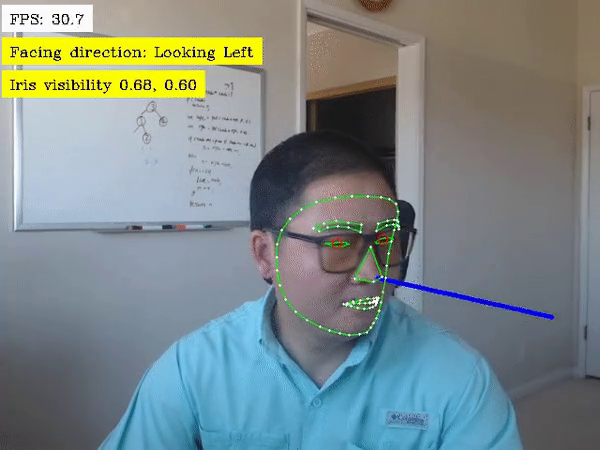
#> input picture frame 33 of md/ezgif.com-gif-maker.mp4, 600 x 450 px, given in place of Girl.mp4, which was not available
$ python utils.py
#> lines starting #> are read from the running program, lines starting #| are printed output that depends on the picture; after the words box and inside, x2 and y2 are one past the last pixel; in counts of white or black regions, pixels touching at a corner belong together; pictures that were not available may be replaced by others from this repository, and a replacement may not be noted
'''

Author: Asadullah Dal
Youtube Channel: https://www.youtube.com/c/aiphile

'''

import cv2 as cv
import numpy as np

# colors
# values =(blue, green, red) opencv accepts BGR values not RGB
BLACK = (0,0,0)
WHITE = (255,255,255)
BLUE = (255,0,0)
RED = (0,0,255)
CYAN = (255,255,0)
YELLOW =(0,255,255)
MAGENTA = (255,0,255)
GRAY = (128,128,128)
GREEN = (0,255,0)
PURPLE = (128,0,128)
ORANGE = (0,165,255)
PINK = (147,20,255)
points_list =[(200, 300), (150, 150), (400, 200)]
def drawColor(img, colors):
    x, y = 0,10
    w, h = 20, 30

    for color in colors:
        x += w+5
        # y += 10
        cv.rectangle(img, (x-6, y-5 ), (x+w+5, y+h+5), (10, 50, 10), -1)
        cv.rectangle(img, (x, y ), (x+w, y+h), color, -1)

def colorBackgroundText(img, text, font, fontScale, textPos, textThickness=1,textColor=(0,255,0), bgColor=(0,0,0), pad_x=3, pad_y=3):
    """
    Draws text with background, with  control transparency
    @param img:(mat) which you want to draw text
    @param text: (string) text you want draw
    @param font: fonts face, like FONT_HERSHEY_COMPLEX, FONT_HERSHEY_PLAIN etc.
    @param fontScale: (double) the size of text, how big it should be.
    @param textPos: tuple(x,y) position where you want to draw text
    @param textThickness:(int) fonts weight, how bold it should be
    @param textPos: tuple(x,y) position where you want to draw text
    @param textThickness:(int) fonts weight, how bold it should be.
    @param textColor: tuple(BGR), values -->0 to 255 each
    @param bgColor: tuple(BGR), values -->0 to 255 each
    @param pad_x: int(pixels)  padding of in x direction
    @param pad_y: int(pixels) 1 to 1.0 (), controls transparency of  text background
    @return: img(mat) with draw with background
    """
    (t_w, t_h), _= cv.getTextSize(text, font, fontScale, textThickness) # getting the text size
    x, y = textPos
    cv.rectangle(img, (x-pad_x, y+ pad_y), (x+t_w+pad_x, y-t_h-pad_y), bgColor,-1) # draw rectangle
    cv.putText(img,text, textPos,font, fontScale, textColor,textThickness ) # draw in text

    return img

def textWithBackground(img, text, font, fontScale, textPos, textThickness=1,textColor=(0,255,0), bgColor=(0,0,0), pad_x=3, pad_y=3, bgOpacity=0.5):
    """
    Draws text with background, with  control transparency
    @param img:(mat) which you want to draw text
    @param text: (string) text you want draw
    @param font: fonts face, like FONT_HERSHEY_COMPLEX, FONT_HERSHEY_PLAIN etc.
    @param fontScale: (double) the size of text, how big it should be.
    @param textPos: tuple(x,y) position where you want to draw text
    @param textThickness:(int) fonts weight, how bold it should be
    @param textPos: tuple(x,y) position where you want to draw text
    @param textThickness:(int) fonts weight, how bold it should be.
    @param textColor: tuple(BGR), values -->0 to 255 each
    @param bgColor: tuple(BGR), values -->0 to 255 each
    @param pad_x: int(pixels)  padding of in x direction
    @param pad_y: int(pixels) 1 to 1.0 (), controls transparency of  text background
    @return: img(mat) with draw with background
    """
    (t_w, t_h), _= cv.getTextSize(text, font, fontScale, textThickness) # getting the text size
    x, y = textPos
    overlay = img.copy() # coping the image
    cv.rectangle(overlay, (x-pad_x, y+ pad_y), (x+t_w+pad_x, y-t_h-pad_y), bgColor,-1) # draw rectangle
    new_img = cv.addWeighted(overlay, bgOpacity, img, 1 - bgOpacity, 0) # overlaying the rectangle on the image.
    cv.putText(new_img,text, textPos,font, fontScale, textColor,textThickness ) # draw in text
    img = new_img

    return img


def textBlurBackground(img, text, font, fontScale, textPos, textThickness=1,textColor=(0,255,0),kneral=(33,33) , pad_x=3, pad_y=3):
    """
    Draw text with background blured,  control the blur value, with kernal(odd, odd)
    @param img:(mat) which you want to draw text
    @param text: (string) text you want draw
    @param font: fonts face, like FONT_HERSHEY_COMPLEX, FONT_HERSHEY_PLAIN etc.
    @param fontScale: (double) the size of text, how big it should be.
    @param textPos: tuple(x,y) position where you want to draw text
    @param textThickness:(int) fonts weight, how bold it should be.
    @param textColor: tuple(BGR), values -->0 to 255 each
    @param kneral: tuple(3,3) int as odd number:  higher the value, more blurry background would be
    @param pad_x: int(pixels)  padding of in x direction
    @param pad_y: int(pixels)  padding of in y direction
    @return: img mat, with text drawn, with background blured

    call the function:
     img =textBlurBackground(img, 'Blured Background Text', cv2.FONT_HERSHEY_COMPLEX, 0.9, (20, 60),2, (0,255, 0), (49,49), 13, 13 )
    """

    (t_w, t_h), _= cv.getTextSize(text, font, fontScale, textThickness) # getting the text size
    x, y = textPos
    blur_roi = img[y-pad_y-t_h: y+pad_y, x-pad_x:x+t_w+pad_x] # croping Text Background
    img[y-pad_y-t_h: y+pad_y, x-pad_x:x+t_w+pad_x]=cv.blur(blur_roi, kneral)  # merging the blured background to img
    cv.putText(img,text, textPos,font, fontScale, textColor,textThickness )
    # cv2.imshow('blur roi', blur_roi)
    # cv2.imshow('blured', img)

    return img

def fillPolyTrans(img, points, color, opacity):
    """
    @param img: (mat) input image, where shape is drawn.
    @param points: list [tuples(int, int) these are the points custom shape,FillPoly
    @param color: (tuples (int, int, int)
    @param opacity:  it is transparency of image.
    @return: img(mat) image with rectangle draw.

    """
    list_to_np_array = np.array(points, dtype=np.int32)
    overlay = img.copy()  # coping the image
    cv.fillPoly(overlay,[list_to_np_array], color )
    new_img = cv.addWeighted(overlay, opacity, img, 1 - opacity, 0)
    # print(points_list)
    img = new_img
    cv.polylines(img, [list_to_np_array], True, color,1, cv.LINE_AA)
    return img

# [4 lines of commented-out code are left out]

def rectTrans(img, pt1, pt2, color, thickness, opacity):
    """

    @param img: (mat) input image, where shape is drawn.
    @param pt1: tuple(int,int) it specifies the starting point(x,y) os rectangle
    @param pt2: tuple(int,int)  it nothing but width and height of rectangle
    @param color: (tuples (int, int, int), it tuples of BGR values
    @param thickness: it thickness of board line rectangle, if (-1) passed then rectangle will be fulled with color.
    @param opacity:  it is transparency of image.
    @return:
    """
    overlay = img.copy()
    cv.rectangle(overlay, pt1, pt2, color, thickness)
    new_img = cv.addWeighted(overlay, opacity, img, 1 - opacity, 0) # overlaying the rectangle on the image.
    img = new_img

    return img

def main():
    cap = cv.VideoCapture('Girl.mp4')
    counter =0
    while True:
        success, img = cap.read()
#> img is the input picture: shape (450, 600, 3); mean B, G, R 135.4, 137.2, 124.8
        # img = np.zeros((1000,1000, 3), dtype=np.uint8)
        img=rectTrans(img, pt1=(30, 320), pt2=(160, 260), color=(0,255,255),thickness=-1, opacity=0.6)
#> in rectTrans, `cv.rectangle(overlay, pt1, pt2, color, thickness)`: overlay: shape (450, 600, 3); 2.96% of pixels changed, all inside (x1, y1, x2, y2) = (30, 260, 161, 321)
        img =fillPolyTrans(img=img, points=points_list, color=(0,255,0), opacity=.5)
#> in fillPolyTrans, `cv.fillPoly(overlay,[list_to_np_array], color )`:
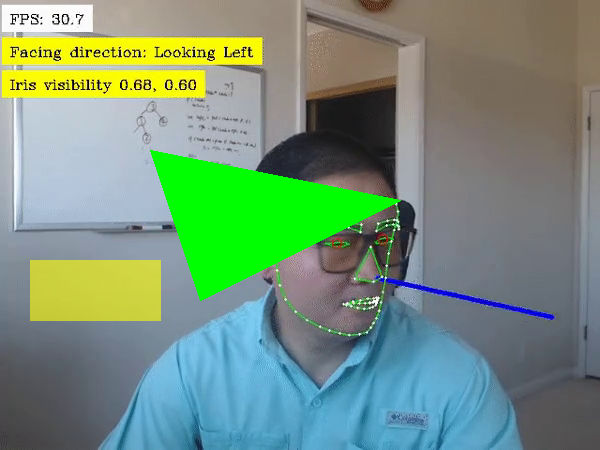
#> overlay: shape (450, 600, 3); mean B, G, R 122.9, 146.9, 118.3
#> in fillPolyTrans, `cv.polylines(img, [list_to_np_array], True, color,1, cv.LINE_AA)`:
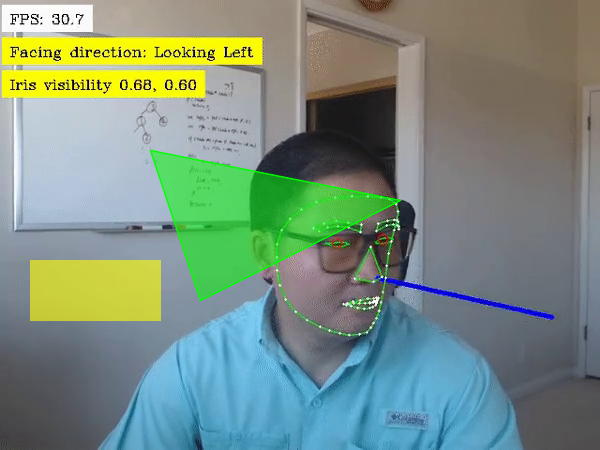
#> img: shape (450, 600, 3); mean B, G, R 127.5, 143.2, 122.4
        drawColor(img, [BLACK,WHITE ,BLUE,RED,CYAN,YELLOW,MAGENTA,GRAY ,GREEN,PURPLE,ORANGE,PINK])
#> the loop in drawColor, `for color in colors:` made 12 passes
#> (color, x) on passes 1 to 12: ((0, 0, 0), 25), ((255, 255, 255), 50), ((255, 0, 0), 75), ((0, 0, 255), 100), ((255, 255, 0), 125), ((0, 255, 255), 150), ((255, 0, 255), 175), ((128, 128, 128), 200), ((0, 255, 0), 225), ((128, 0, 128), 250), ((0, 165, 255), 275), ((147, 20, 255), 300)
#> after the loop in drawColor, `for color in colors:`:
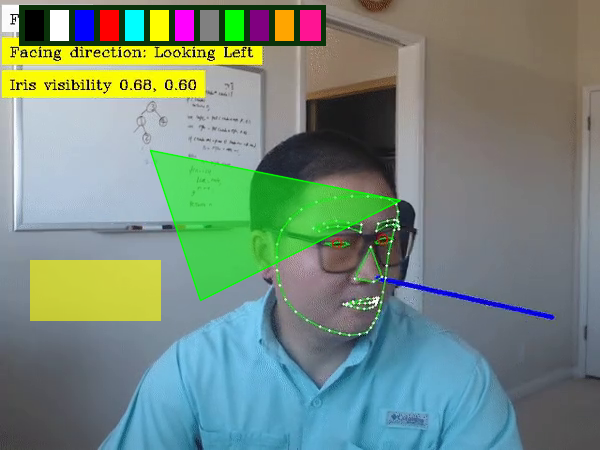
#> img: shape (450, 600, 3); 4.64% of pixels changed, all inside (x1, y1, x2, y2) = (19, 5, 326, 46)
#> after the loop in drawColor, `for color in colors:`: x = 300
        textBlurBackground(img, 'Blured Background Text', cv.FONT_HERSHEY_COMPLEX, 0.8, (60, 140),2, YELLOW, (71,71), 13, 13)
#> in textBlurBackground, `(t_w, t_h), _= cv.getTextSize(text, font, fontScale, textThickness)`: t_w = 338; t_h = 18
#> in textBlurBackground, `img[y-pad_y-t_h: y+pad_y, x-pad_x:x+t_w+pad_x]=cv.blur(blur_roi, kneral)`: img: shape (450, 600, 3); 5.91% of pixels changed, all inside (x1, y1, x2, y2) = (47, 109, 411, 153)
#> in textBlurBackground, `cv.putText(img,text, textPos,font, fontScale, textColor,textThickness )`:
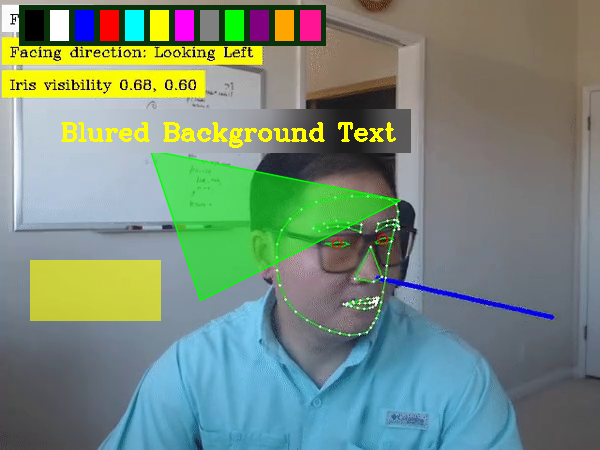
#> img: shape (450, 600, 3); mean B, G, R 123.2, 140, 119.1
        img=textWithBackground(img, 'Colored Background Texts', cv.FONT_HERSHEY_SIMPLEX, 0.8, (60,80), textThickness=2, bgColor=GREEN, textColor=BLACK, bgOpacity=0.7, pad_x=6, pad_y=6)
#> in textWithBackground, `(t_w, t_h), _= cv.getTextSize(text, font, fontScale, textThickness)`: t_w = 332; t_h = 18
#> in textWithBackground, `cv.rectangle(overlay, (x-pad_x, y+ pad_y), (x+t_w+pad_x, y-t_h-pad_y),..`:
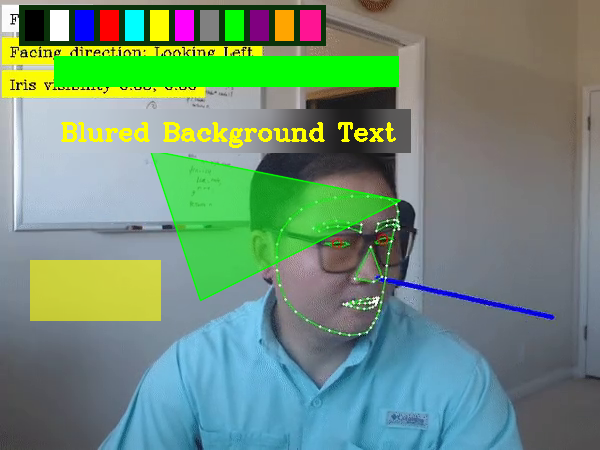
#> overlay: shape (450, 600, 3); 3.96% of pixels changed, all inside (x1, y1, x2, y2) = (54, 56, 399, 87)
#> in textWithBackground, `cv.putText(new_img,text, textPos,font, fontScale, textColor,textThickn..`:
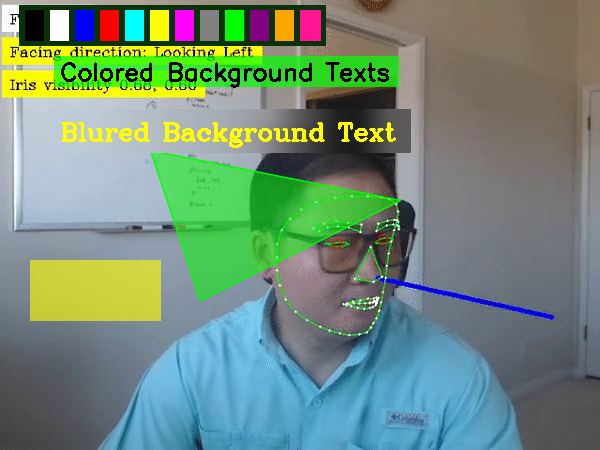
#> new_img: shape (450, 600, 3); mean B, G, R 120.6, 140.3, 113.6
        imgGray = cv.cvtColor(img, cv.COLOR_BGR2GRAY)
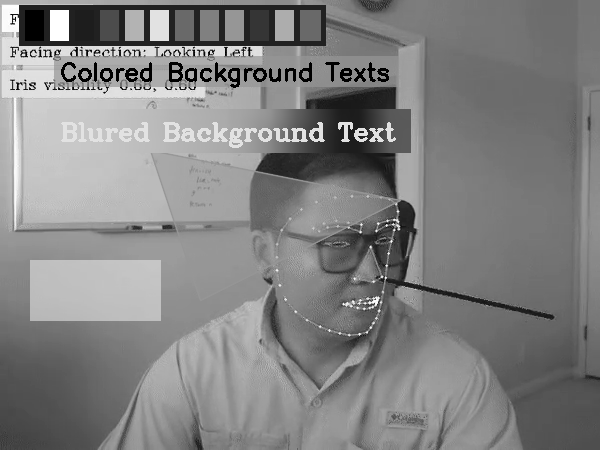
#> imgGray: shape (450, 600); min 0, max 255, mean 130
        # cv2.imwrite('color_image.png', img)
        counter +=1
        cv.imshow('img', img)
        cv.imwrite(f'image/image_{counter}.png', img)
        if cv.waitKey(1) ==ord('q'):
#> (key q is pressed here)
            break

if __name__ == "__main__":
    main()

$ run again, starting later in the video
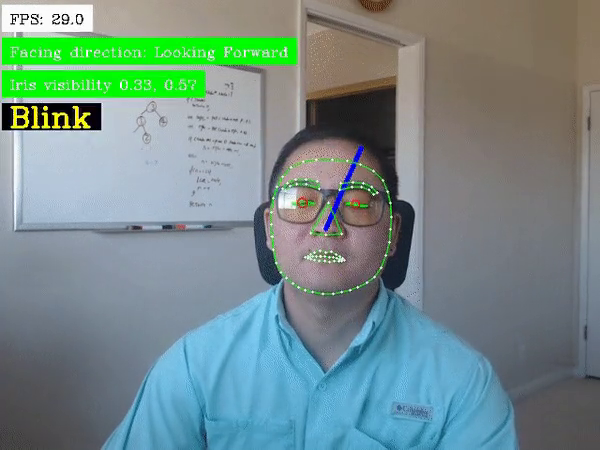
#> input picture frame 148 of md/ezgif.com-gif-maker.mp4, 600 x 450 px, given in place of Girl.mp4, which was not available
#> in main, img is the input picture: shape (450, 600, 3); mean B, G, R 136.9, 140.6, 116.3
#> the loop in drawColor, `for color in colors:` made 12 passes
#> (color, x) on passes 1 to 8: ((0, 0, 0), 25), ((255, 255, 255), 50), ((255, 0, 0), 75), ((0, 0, 255), 100), ((255, 255, 0), 125), ((0, 255, 255), 150), ((255, 0, 255), 175), ((128, 128, 128), 200)
#> after the loop in drawColor, `for color in colors:`:
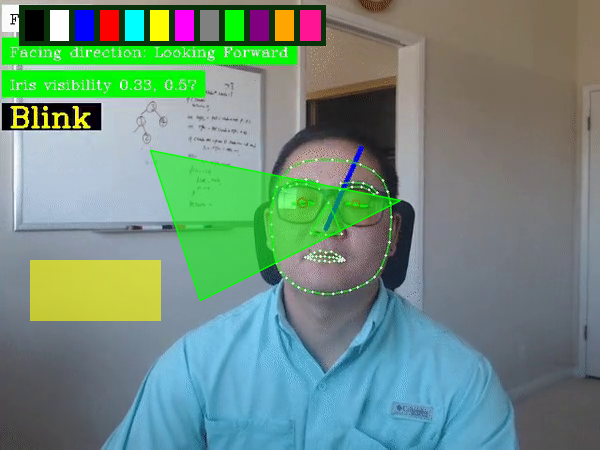
#> img: shape (450, 600, 3); mean B, G, R 126.2, 141.9, 111.2
#> after the loop in drawColor, `for color in colors:`: x = 300
#> in textBlurBackground, `(t_w, t_h), _= cv.getTextSize(text, font, fontScale, textThickness)`: t_w = 338; t_h = 18
#> in textWithBackground, `(t_w, t_h), _= cv.getTextSize(text, font, fontScale, textThickness)`: t_w = 332; t_h = 18
#> in main, `imgGray = cv.cvtColor(img, cv.COLOR_BGR2GRAY)`:
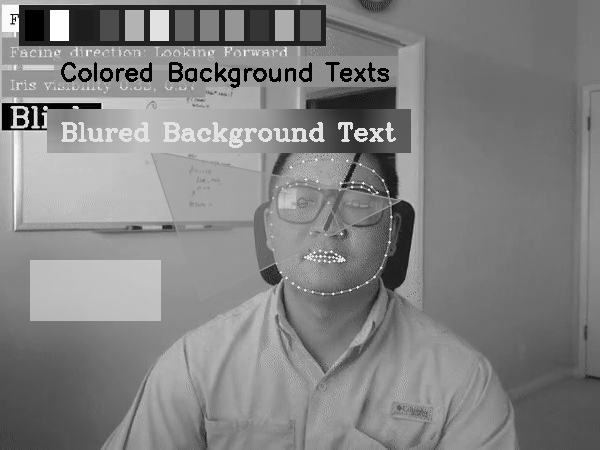
#> imgGray: shape (450, 600); min 0, max 255, mean 130.5

$ run again, starting later in the video
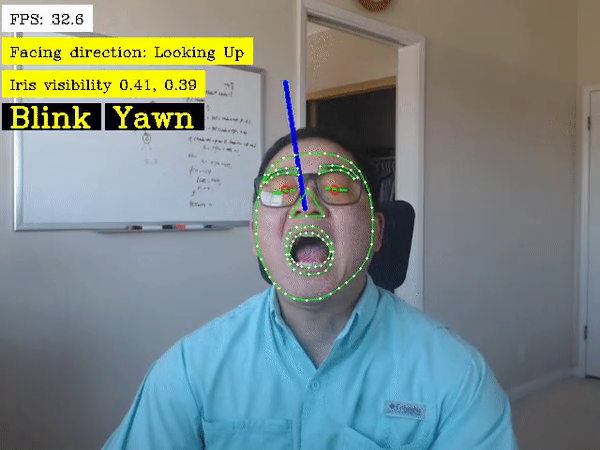
#> input picture frame 264 of md/ezgif.com-gif-maker.mp4, 600 x 450 px, given in place of Girl.mp4, which was not available
#> in main, img is the input picture: shape (450, 600, 3); mean B, G, R 133, 136, 122.5
#> the loop in drawColor, `for color in colors:` made 12 passes
#> (color, x) on passes 1 to 8: ((0, 0, 0), 25), ((255, 255, 255), 50), ((255, 0, 0), 75), ((0, 0, 255), 100), ((255, 255, 0), 125), ((0, 255, 255), 150), ((255, 0, 255), 175), ((128, 128, 128), 200)
#> after the loop in drawColor, `for color in colors:`:
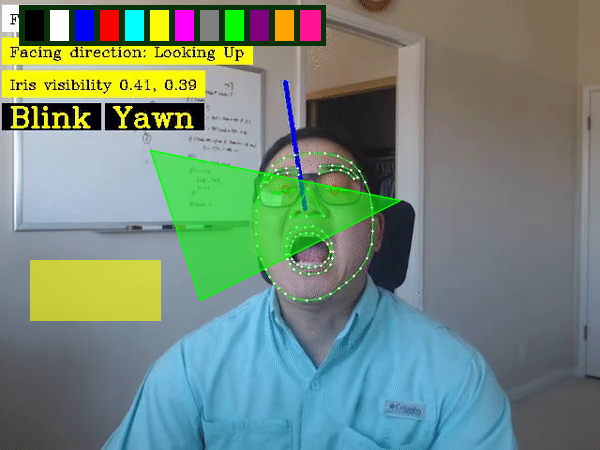
#> img: shape (450, 600, 3); mean B, G, R 122.3, 137.4, 115.4
#> after the loop in drawColor, `for color in colors:`: x = 300
#> in textBlurBackground, `(t_w, t_h), _= cv.getTextSize(text, font, fontScale, textThickness)`: t_w = 338; t_h = 18
#> in textWithBackground, `(t_w, t_h), _= cv.getTextSize(text, font, fontScale, textThickness)`: t_w = 332; t_h = 18
#> in main, `imgGray = cv.cvtColor(img, cv.COLOR_BGR2GRAY)`:
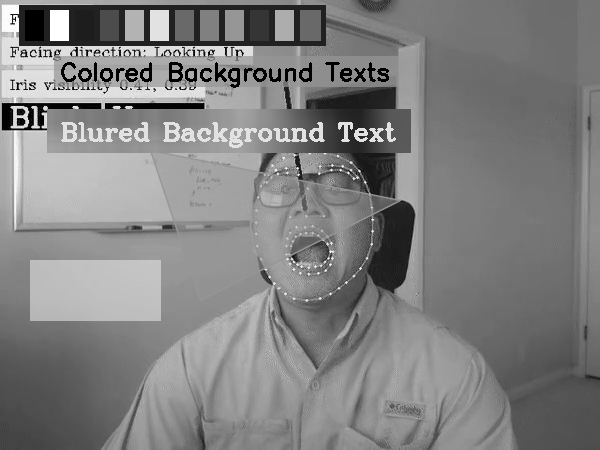
#> imgGray: shape (450, 600); min 0, max 255, mean 128.5
